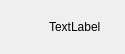
<?xml version="1.0" encoding="UTF-8"?>
<ui version="4.0">
 <class>TechnologyItemWidget</class>
 <widget class="QWidget" name="TechnologyItemWidget">
  <property name="geometry">
   <rect>
    <x>0</x>
    <y>0</y>
    <width>125</width>
    <height>50</height>
   </rect>
  </property>
  <property name="windowTitle">
   <string notr="true">Form</string>
  </property>
  <layout class="QHBoxLayout" name="horizontalLayout">
   <item>
    <widget class="QLabel" name="icon">
     <property name="minimumSize">
      <size>
       <width>32</width>
       <height>32</height>
      </size>
     </property>
     <property name="maximumSize">
      <size>
       <width>32</width>
       <height>32</height>
      </size>
     </property>
     <property name="text">
      <string/>
     </property>
     <property name="scaledContents">
      <bool>true</bool>
     </property>
    </widget>
   </item>
   <item>
    <layout class="QVBoxLayout" name="verticalLayout">
     <property name="spacing">
      <number>2</number>
     </property>
     <item>
      <widget class="QLabel" name="label">
       <property name="text">
        <string notr="true">TextLabel</string>
       </property>
      </widget>
     </item>
    </layout>
   </item>
  </layout>
 </widget>
 <resources>
  <include location="qconnman-ui.qrc"/>
 </resources>
 <connections/>
</ui>
